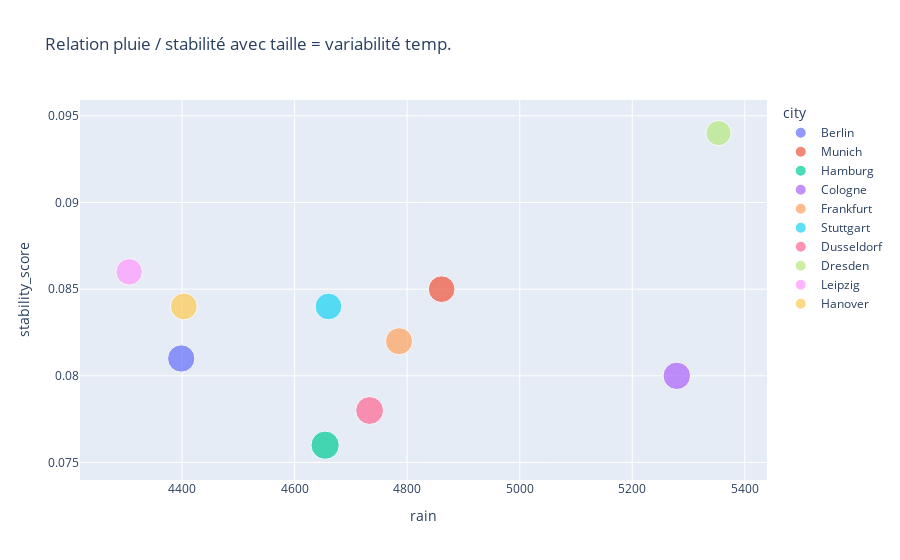

Notebook source saved alongside this figure:
### Code cell
import pandas as pd
import seaborn as sns
import matplotlib.pyplot as plt
import plotly.express as px
from datetime import datetime
from pathlib import Path

def plot_rain_total(df):
    plt.figure(figsize=(12,6))
    sns.barplot(data=df, x="city", y="rain", hue="city", palette="Blues_d", legend=False)
    plt.xticks(rotation=45)
    plt.title("Pluie totale par ville (mm)")
    plt.ylabel("Rainfall (mm)")
    plt.tight_layout()
    plt.show()

def plot_stability_score(df):
    plt.figure(figsize=(12,6))
    sns.barplot(data=df, x="city", y="stability_score", hue="city", palette="coolwarm", legend=False)
    plt.xticks(rotation=45)
    plt.title("Stability Score par ville (1 = très stable)")
    plt.ylabel("Stability Score")
    plt.tight_layout()
    plt.show()

def plot_with_max_label(df, y_col, title, xlabel):
    plt.figure(figsize=(12, 6))
    
    # Barplot avec une couleur par ville
    sns.barplot(data=df, x="city", y=y_col, hue="city", legend=False)
    
    plt.title(title)
    plt.xlabel(xlabel)
    plt.ylabel(y_col.replace('_', ' ').capitalize())
    plt.xticks(rotation=45)
    
    # Trouver la ville avec la valeur max
    max_row = df.loc[df[y_col].idxmax()]
    max_city = max_row['city']
    max_value = max_row[y_col]
    
    # Position x de la ville max (index)
    x_max = df.index[df['city'] == max_city][0]
    
    # Ajouter annotation texte au-dessus de la barre max
    plt.text(x_max, max_value + max_value*0.05, f"{max_city}\n{max_value:.2f}",
             ha='center', va='bottom', fontsize=12, fontweight='bold', color='red')
    
    plt.tight_layout()
    plt.show()

def main():
    
    processing_date = datetime.now()
    date_str = processing_date.strftime("%Y-%m-%d")
    
    # Configuration des chemins
    project_root = Path().resolve().parent
    data_dir = project_root / "data"
    output_dir = data_dir / "processed" / date_str
    input_file = output_dir / "weather_metrics.csv"
    
    df = pd.read_csv(input_file)

    plot_rain_total(df)
    plot_stability_score(df)
    plot_with_max_label(df, y_col="rain", title="Pluie totale par ville", xlabel="Ville")
    
if __name__ == "__main__":
    main()

### Figure 1 — Plotly figure (JSON) as saved in the notebook; plotly's stock layout.template omitted (floating-point values rounded to 4 significant figures)
{"data": [{"customdata": [[27.82, 31.0]], "hovertemplate": "city=Berlin<br>rain=%{x}<br>stability_score=%{y}<br>temp_variability=%{marker.size}<br>realtime_temp=%{customdata[0]}<br>realtime_humidity=%{customdata[1]}<extra></extra>", "legendgroup": "Berlin", "marker": {"color": "#636efa", "size": [11.31], "sizemode": "area", "sizeref": 0.0303, "symbol": "circle"}, "mode": "markers", "name": "Berlin", "orientation": "v", "showlegend": true, "type": "scatter", "x": [4399.0], "xaxis": "x", "y": [0.081], "yaxis": "y"}, {"customdata": [[28.96, 40.0]], "hovertemplate": "city=Munich<br>rain=%{x}<br>stability_score=%{y}<br>temp_variability=%{marker.size}<br>realtime_temp=%{customdata[0]}<br>realtime_humidity=%{customdata[1]}<extra></extra>", "legendgroup": "Munich", "marker": {"color": "#EF553B", "size": [10.78], "sizemode": "area", "sizeref": 0.0303, "symbol": "circle"}, "mode": "markers", "name": "Munich", "orientation": "v", "showlegend": true, "type": "scatter", "x": [4861.0], "xaxis": "x", "y": [0.085], "yaxis": "y"}, {"customdata": [[22.04, 48.0]], "hovertemplate": "city=Hamburg<br>rain=%{x}<br>stability_score=%{y}<br>temp_variability=%{marker.size}<br>realtime_temp=%{customdata[0]}<br>realtime_humidity=%{customdata[1]}<extra></extra>", "legendgroup": "Hamburg", "marker": {"color": "#00cc96", "size": [12.12], "sizemode": "area", "sizeref": 0.0303, "symbol": "circle"}, "mode": "markers", "name": "Hamburg", "orientation": "v", "showlegend": true, "type": "scatter", "x": [4654.0], "xaxis": "x", "y": [0.076], "yaxis": "y"}, {"customdata": [[28.41, 28.0]], "hovertemplate": "city=Cologne<br>rain=%{x}<br>stability_score=%{y}<br>temp_variability=%{marker.size}<br>realtime_temp=%{customdata[0]}<br>realtime_humidity=%{customdata[1]}<extra></extra>", "legendgroup": "Cologne", "marker": {"color": "#ab63fa", "size": [11.46], "sizemode": "area", "sizeref": 0.0303, "symbol": "circle"}, "mode": "markers", "name": "Cologne", "orientation": "v", "showlegend": true, "type": "scatter", "x": [5279.0], "xaxis": "x", "y": [0.08], "yaxis": "y"}, {"customdata": [[29.11, 27.0]], "hovertemplate": "city=Frankfurt<br>rain=%{x}<br>stability_score=%{y}<br>temp_variability=%{marker.size}<br>realtime_temp=%{customdata[0]}<br>realtime_humidity=%{customdata[1]}<extra></extra>", "legendgroup": "Frankfurt", "marker": {"color": "#FFA15A", "size": [11.13], "sizemode": "area", "sizeref": 0.0303, "symbol": "circle"}, "mode": "markers", "name": "Frankfurt", "orientation": "v", "showlegend": true, "type": "scatter", "x": [4786.0], "xaxis": "x", "y": [0.082], "yaxis": "y"}, {"customdata": [[29.43, 31.0]], "hovertemplate": "city=Stuttgart<br>rain=%{x}<br>stability_score=%{y}<br>temp_variability=%{marker.size}<br>realtime_temp=%{customdata[0]}<br>realtime_humidity=%{customdata[1]}<extra></extra>", "legendgroup": "Stuttgart", "marker": {"color": "#19d3f3", "size": [10.84], "sizemode": "area", "sizeref": 0.0303, "symbol": "circle"}, "mode": "markers", "name": "Stuttgart", "orientation": "v", "showlegend": true, "type": "scatter", "x": [4660.0], "xaxis": "x", "y": [0.084], "yaxis": "y"}, {"customdata": [[25.24, 35.0]], "hovertemplate": "city=Dusseldorf<br>rain=%{x}<br>stability_score=%{y}<br>temp_variability=%{marker.size}<br>realtime_temp=%{customdata[0]}<br>realtime_humidity=%{customdata[1]}<extra></extra>", "legendgroup": "Dusseldorf", "marker": {"color": "#FF6692", "size": [11.78], "sizemode": "area", "sizeref": 0.0303, "symbol": "circle"}, "mode": "markers", "name": "Dusseldorf", "orientation": "v", "showlegend": true, "type": "scatter", "x": [4733.0], "xaxis": "x", "y": [0.078], "yaxis": "y"}, {"customdata": [[32.07, 25.0]], "hovertemplate": "city=Dresden<br>rain=%{x}<br>stability_score=%{y}<br>temp_variability=%{marker.size}<br>realtime_temp=%{customdata[0]}<br>realtime_humidity=%{customdata[1]}<extra></extra>", "legendgroup": "Dresden", "marker": {"color": "#B6E880", "size": [9.671], "sizemode": "area", "sizeref": 0.0303, "symbol": "circle"}, "mode": "markers", "name": "Dresden", "orientation": "v", "showlegend": true, "type": "scatter", "x": [5353.0], "xaxis": "x", "y": [0.094], "yaxis": "y"}, {"customdata": [[28.23, 28.0]], "hovertemplate": "city=Leipzig<br>rain=%{x}<br>stability_score=%{y}<br>temp_variability=%{marker.size}<br>realtime_temp=%{customdata[0]}<br>realtime_humidity=%{customdata[1]}<extra></extra>", "legendgroup": "Leipzig", "marker": {"color": "#FF97FF", "size": [10.66], "sizemode": "area", "sizeref": 0.0303, "symbol": "circle"}, "mode": "markers", "name": "Leipzig", "orientation": "v", "showlegend": true, "type": "scatter", "x": [4306.0], "xaxis": "x", "y": [0.086], "yaxis": "y"}, {"customdata": [[25.68, 31.0]], "hovertemplate": "city=Hanover<br>rain=%{x}<br>stability_score=%{y}<br>temp_variability=%{marker.size}<br>realtime_temp=%{customdata[0]}<br>realtime_humidity=%{customdata[1]}<extra></extra>", "legendgroup": "Hanover", "marker": {"color": "#FECB52", "size": [10.92], "sizemode": "area", "sizeref": 0.0303, "symbol": "circle"}, "mode": "markers", "name": "Hanover", "orientation": "v", "showlegend": true, "type": "scatter", "x": [4403.0], "xaxis": "x", "y": [0.084], "yaxis": "y"}], "layout": {"legend": {"itemsizing": "constant", "title": {"text": "city"}, "tracegroupgap": 0}, "title": {"text": "Relation pluie / stabilité avec taille = variabilité temp."}, "xaxis": {"anchor": "y", "domain": [0, 1], "title": {"text": "rain"}}, "yaxis": {"anchor": "x", "domain": [0, 1], "title": {"text": "stability_score"}}}}
